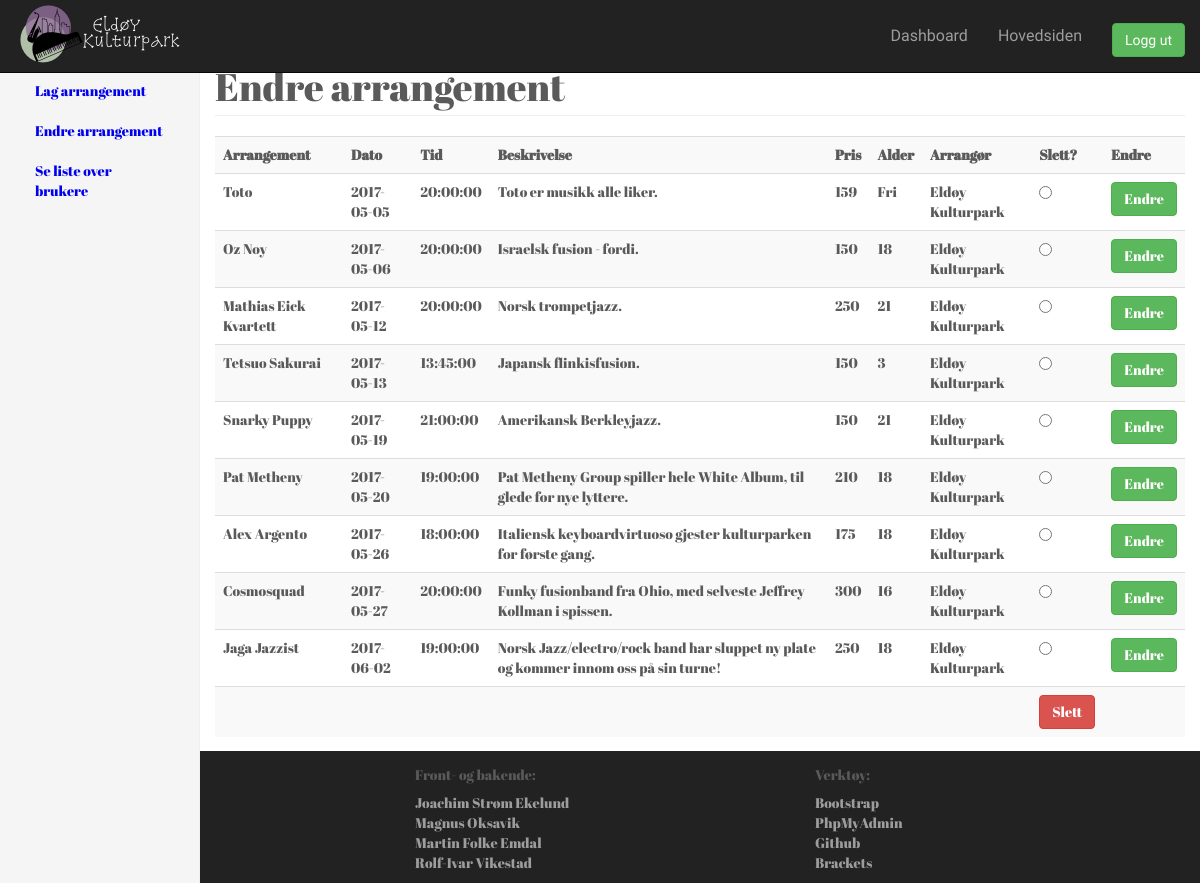
/admin/editArr.php (signed in), run on the app's committed database.
### tables this page shows
CREATE TABLE `event` (
    `EventID` int(20) NOT NULL,
    `Name` varchar(255) NOT NULL,
    `Date` date DEFAULT NULL,
    `Time` time DEFAULT NULL,
    `Comment` varchar(200) DEFAULT NULL,
    `Description` varchar(10000) DEFAULT NULL,
    `Producer` varchar(255) DEFAULT 'Eldøy Kulturpark',
    `Age` varchar(2) DEFAULT '18',
    `Fee` int(11) DEFAULT NULL,
    `Active` bool DEFAULT TRUE
);

### admin/editArr.php (the view, shortened to what this page needs)
<?php
$root = $_SERVER['DOCUMENT_ROOT'];
include "$root/utested/phpinclude/connect.php";
include "$root/utested/phpinclude/adminHeader.php";
?>
<div class="col-sm-9 col-sm-offset-3 col-md-10 col-md-offset-2 main">
    <h1 class="page-header">Endre arrangement</h1>
    <div class="table-responsive">
        <form action="" method='POST' onsubmit="return confirmDeletingEvent()" name="endreForm">
            <table class="table table-striped">
                <tr>
                    <th>Arrangement</th>
                    <th>Dato</th>
                    <th>Tid</th>
                    <th>Beskrivelse</th>
                    <th>Pris</th>
                    <th>Alder</th>
                    <th>Arrangør</th>
                    <th>Slett?</th>
                    <th>Endre</th>
                </tr>
                <?php
                $sql = "CALL activeArr";
                $result = mysqli_query($con, $sql);
                while ($row = mysqli_fetch_assoc($result)) {
                    $name = $row['Name'];
                    $date = $row['Date'];
                    $time = $row['Time'];
                    $comment = $row['Comment'];
                    $fee =  $row['Fee'];
                    $age =  $row['Age'];
                        if ($age == 0) {
                            $age = "Fri";
                        }
                    $prod = $row['Producer'];
                    $eventid = $row['EventID'];
                    echo <<<FORMRAD
    <tr>
        <td>$name</td>
        <td>$date</td>
        <td>$time</td>
        <td>$comment</td>
        <td>$fee</td>
        <td>$age</td>
        <td>$prod</td>
        <td>
            <input type="radio" name="deleteRadio" value="$eventid">
        </td>
        <td>
            <a href="/utested/admin/update.php?EventID=$eventid"><button type="button" class="btn btn-success">Endre</button></a>
        </td>
    </tr>
FORMRAD;
                }
                ?>
<tr><td></td>
        <td></td>
        <td></td>
        <td></td>
        <td></td>
        <td></td>
        <td></td>
        <td><input type="submit" name="execDeleteArr" value="Slett" class="btn btn-danger" /></td>
        <td></td></tr>
            </table>
        </form>
    </div>
</div>
<?php include "$root/utested/phpinclude/adminFooter.php"; ?>

### css/carousel.css (style rules this page uses)
body { padding-bottom: 40px; color: #5a5a5a; }

### data on the page
event: Name "Toto", Date "2017-05-05", Time "20:00:00", Comment "Toto er musikk alle liker.", Fee "159", Age "Fri", Producer "Eldøy Kulturpark"
event: Name "Oz Noy", Date "2017-05-06", Time "20:00:00", Comment "Israelsk fusion - fordi.", Fee "150", Age "18", Producer "Eldøy Kulturpark"
event: Name "Mathias Eick Kvartett", Date "2017-05-12", Time "20:00:00", Comment "Norsk trompetjazz.", Fee "250", Age "21", Producer "Eldøy Kulturpark"
event: Name "Tetsuo Sakurai", Date "2017-05-13", Time "13:45:00", Comment "Japansk flinkisfusion.", Fee "150", Age "3", Producer "Eldøy Kulturpark"
event: Name "Snarky Puppy", Date "2017-05-19", Time "21:00:00", Comment "Amerikansk Berkleyjazz.", Fee "150", Age "21", Producer "Eldøy Kulturpark"
event: Name "Pat Metheny", Date "2017-05-20", Time "19:00:00", Comment "Pat Metheny Group spiller hele White Album, til glede for nye lyttere.", Fee "210", Age "18", Producer "Eldøy Kulturpark"
event: Name "Alex Argento", Date "2017-05-26", Time "18:00:00", Comment "Italiensk keyboardvirtuoso gjester kulturparken for første gang.", Fee "175", Age "18", Producer "Eldøy Kulturpark"
event: Name "Cosmosquad", Date "2017-05-27", Time "20:00:00", Comment "Funky fusionband fra Ohio, med selveste Jeffrey Kollman i spissen.", Fee "300", Age "16", Producer "Eldøy Kulturpark"
event: Name "Jaga Jazzist", Date "2017-06-02", Time "19:00:00", Comment "Norsk Jazz/electro/rock band har sluppet ny plate og kommer innom oss på sin turne!", Fee "250", Age "18", Producer "Eldøy Kulturpark"
